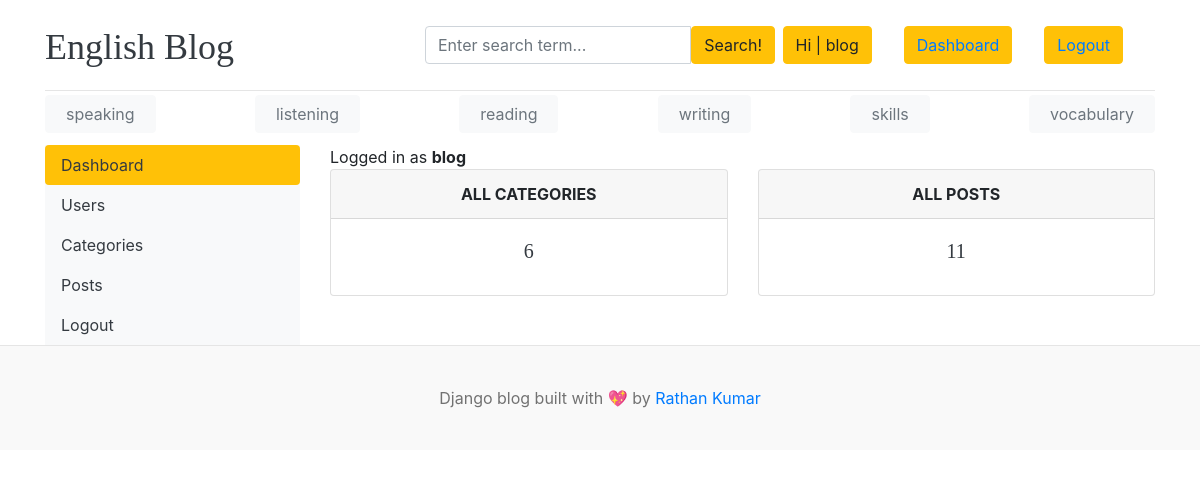
Before: /dashboard/ (signed in) with the older database file.
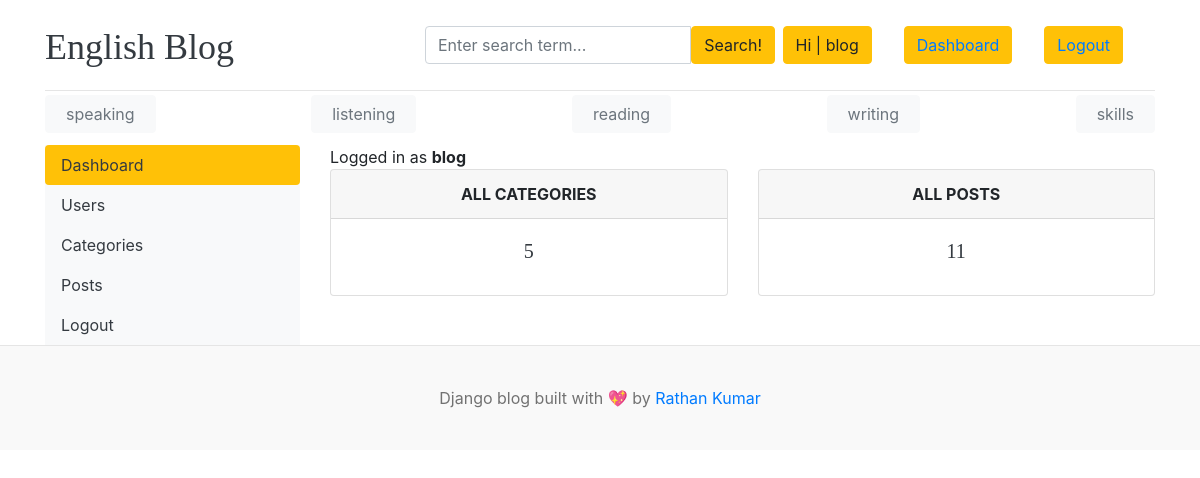
After: the same page with the newer database file.
### blogs/models.py (models this page shows, shortened)
class Category(models.Model):
    category_name = models.CharField(max_length=50, unique=True)
    created_at = models.DateTimeField(auto_now_add=True)
    updated_at = models.DateTimeField(auto_now=True)
    class Meta:
        verbose_name_plural = 'categories'

### dashboards/views.py (the view)
# urls.py: path('dashboard/', include('dashboards.urls')),
@login_required(login_url='login')
def dashboard(request):
    category_count = Category.objects.all().count()
    blogs_count = Blog.objects.all().count()
    context = {
        'category_count': category_count,
        'blogs_count': blogs_count,
    }
    return render(request, 'dashboard/dashboard.html', context)

### blogs/context_processors.py (called while the page is built)
def get_categories(request):
    categories = Category.objects.all()
    return dict(categories=categories)

def get_social_links(request):
    social_links = SocialLink.objects.all()
    return dict(social_links=social_links)

### templates/dashboard/dashboard.html
{% extends 'base.html' %}
{% block content %}
    <div class="row">
        {% include 'dashboard/sidebar.html' %}
        <div class="col-md-9">
            {% if  user.is_staff %}
                <span>Logged in as <b>{{ user }}</b></span>
                <div class="row">
                    <div class="col">
                        <div class="card border-default mb-3">
                            <div class="card-header text-center text-uppercase font-weight-bold">All Categories</div>
                            <div class="card-body text-dark">
                                <h5 class="card-title text-center">{{ category_count }}</h5>
                            </div>
                        </div>
                    </div>
                    <div class="col">
                        <div class="card border-default mb-3">
                            <div class="card-header text-center text-uppercase font-weight-bold">All posts</div>
                            <div class="card-body text-dark">
                                <h5 class="card-title text-center">{{ blogs_count }}</h5>
                            </div>
                        </div>
                    </div>
                </div>
                </div>
            {% endif %}
    </div>
    </div>
{% endblock %}

### templates/base.html (shortened to what this page needs)
{% load static %}
<!DOCTYPE html>
<html lang="en">
<head>
    <link href="https://getbootstrap.com/docs/4.0/dist/css/bootstrap.min.css" rel="stylesheet">
    <link href="{% static 'css/blog.css' %}" rel="stylesheet">
    <link rel="stylesheet" href="https://cdnjs.cloudflare.com/ajax/libs/font-awesome/4.7.0/css/font-awesome.min.css">
</head>
<body>
<div class="container">
    <header class="blog-header py-3">
        <div class="row flex-nowrap justify-content-between align-items-center">
            <div class="col-4 pt-1">
                <a class="blog-header-logo text-dark" href="/">English Blog</a>
            </div>
            <div class="col-4">
                <form action="{% url 'search' %}" method="GET">
                    <div class="input-group">
                        <input class="form-control" type="text" name="keyword" value="{{ keyword }}"
                               placeholder="Enter search term..." aria-label="Enter search term..."
                               aria-describedby="button-search"/>
                        <button type="submit" class="btn btn-warning" id="button-search" type="button">Search!</button>
                    </div>
                </form>
            </div>
            <div class="col-4 d-flex justify-content-end align-items-center">
                {% if not user.is_authenticated %}
                    <buttun class="btn btn-warning"><a class="btn btn-sm btn-warning" href="{% url 'login' %}">Login</a>
                    </buttun> &nbsp;
                    <buttun class="btn btn-warning"><a class="btn btn-sm btn-warning" href="{% url 'register' %}">Register</a>
                    </buttun> &nbsp;
                {% else %}
                    <botton class="btn btn-warning"><span>Hi | {{ user.username }}</span></botton>
                    {% if user.is_staff %}
                        <buttun class="btn btn-warning"><span><a href="{% url 'dashboard' %}">Dashboard</a></span>
                        </buttun>
                    {% endif %}
                    <buttun class="btn btn-warning"><span><a href="{% url 'logout' %}">Logout</a></span></buttun>
                {% endif %}
            </div>
        </div>
    </header>
    <div class="nav-scroller py-1 mb-2">
        <nav class="nav d-flex justify-content-between">
            {% for cat in categories %}
                <button type="button" class="btn btn-light"><a class="p-2 text-muted"
                                                               href="{% url 'posts_by_category' cat.id %}">{{ cat.category_name }}</a>
                </button>
            {% endfor %}
        </nav>
    </div>
    {% block content %}
    {% endblock %}
    <footer class="blog-footer">
        <p>Django blog built with 💖 by <a href="#">Rathan Kumar</a></p>
    </footer>
</body>
</html>

Changed rows visible on the page:
removed Category: category_name "vocabulary"
Other visible differences:
{{ category_count }}: "6" → "5"
